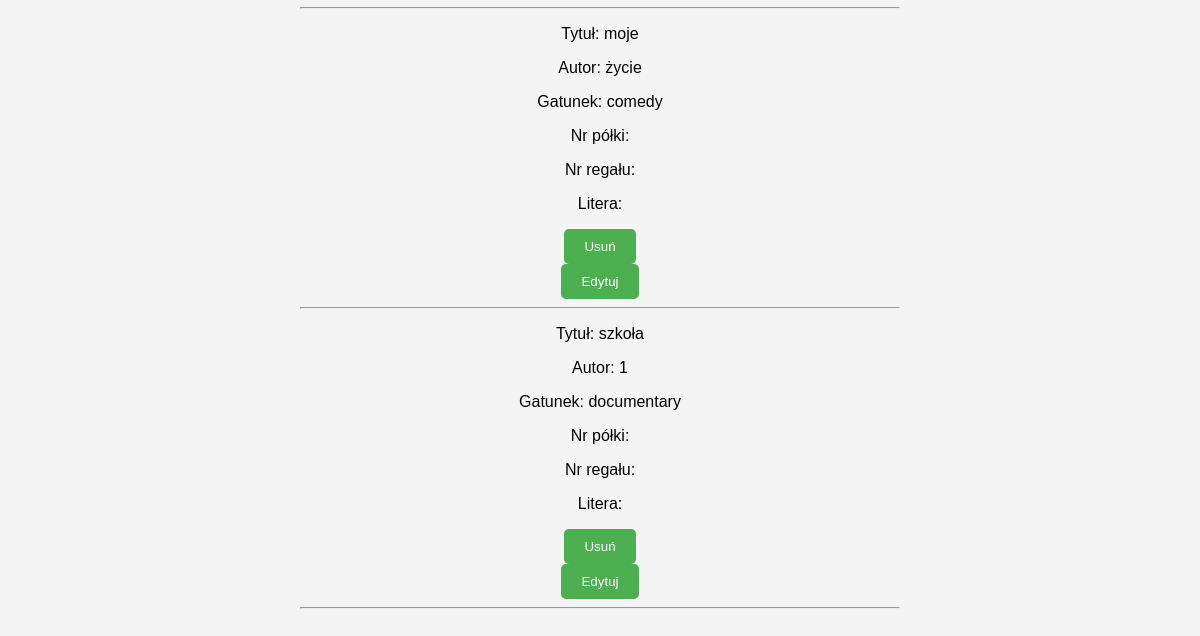
Before: /library.php (signed in, lower part) with the older database file.
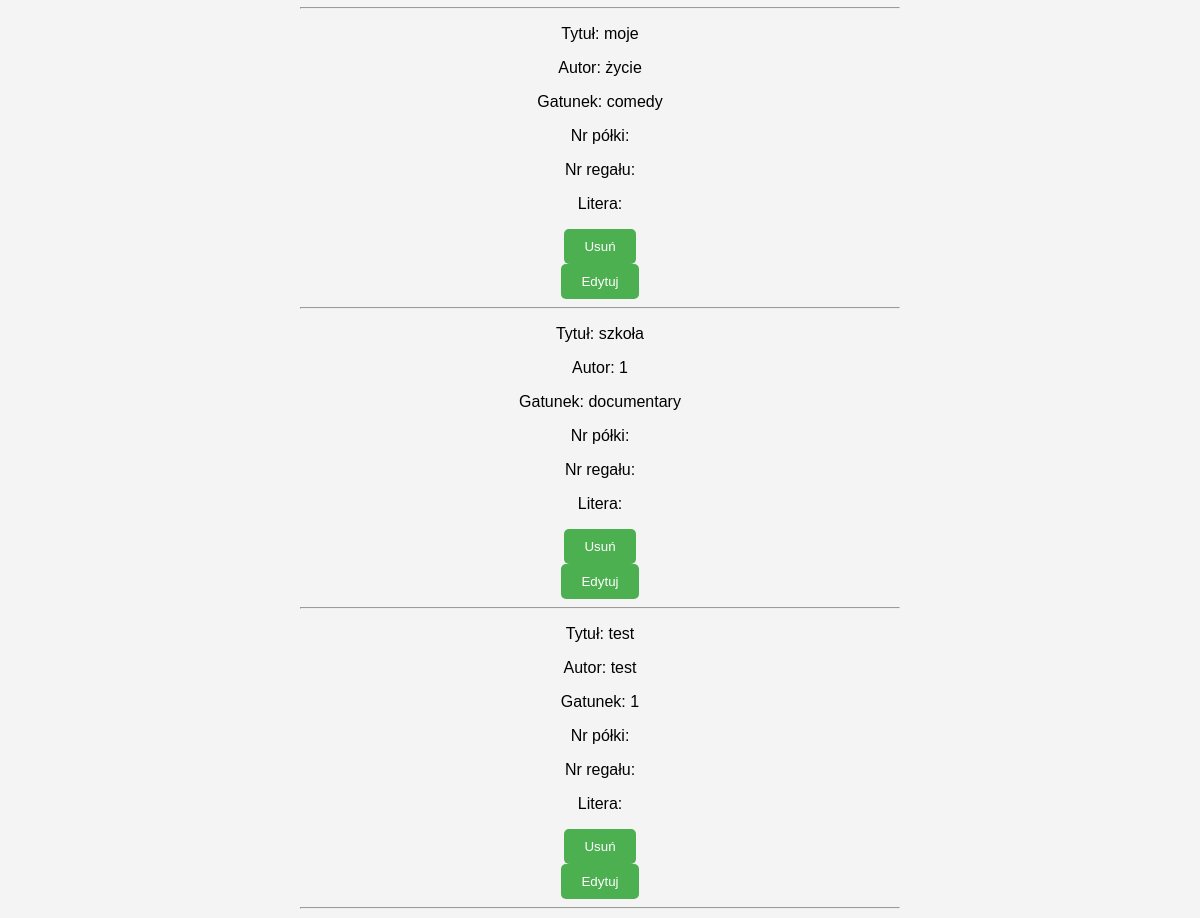
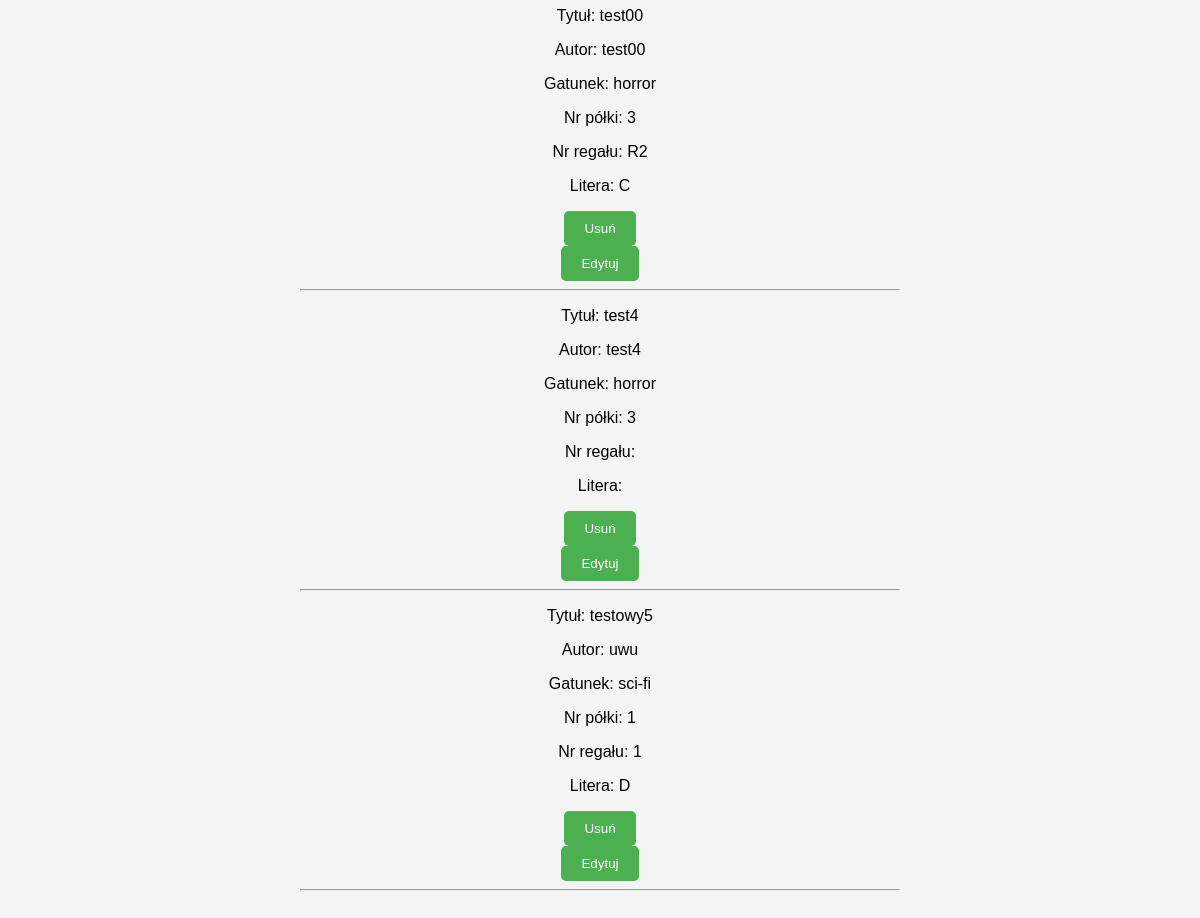
After: the same page with the newer database file (2 pictures, top to bottom).
### tables this page shows
CREATE TABLE `books` (
  `id` int(11) NOT NULL,
  `title` varchar(255) NOT NULL,
  `author` varchar(255) NOT NULL,
  `category` varchar(20) NOT NULL,
  `nr_polki` varchar(100) NOT NULL,
  `nr_regal` varchar(10) NOT NULL,
  `alphabet` varchar(5) NOT NULL
);

### library.php (the view, shortened to what this page needs)
<?php
$conn = new mysqli("localhost", "root", "", "library");
$sql = "SELECT * FROM books";
$result = $conn->query($sql);
$booksList = "";
if ($result->num_rows > 0) {
    while ($row = $result->fetch_assoc()) {
        $booksList .= "<p>Tytuł: " . $row["title"] . "</p>";
        $booksList .= "<p>Autor: " . $row["author"] . "</p>";
        $booksList .= "<p>Gatunek: " . $row["category"] . "</p>";
        $booksList .= "<p>Nr półki: " . $row["nr_polki"] . "</p>";
        $booksList .= "<p>Nr regału: " . $row["nr_regal"] . "</p>";
        $booksList .= "<p>Litera: " . $row["alphabet"] . "</p>";
        $booksList .= "<form action='library.php' method='GET'>";
        $booksList .= "<input type='hidden' name='delete' value='" . $row["id"] . "'>";
        $booksList .= "<button type='submit'>Usuń</button>";
        $booksList .= "</form>";
        $booksList .= "<button onclick='showEditForm(" . $row["id"] . ")'>Edytuj</button>";
        $booksList .= "<div id='edit-form-" . $row["id"] . "' style='display: none;'>";
        $booksList .= "<form action='library.php' method='POST'>";
        $booksList .= "<input type='hidden' name='book-id' value='" . $row["id"] . "'>";
        $booksList .= "<input type='text' name='new-author' placeholder='Nowy autor'>";
        $booksList .= "<input type='text' name='new-title' placeholder='Nowy tytuł'>";
        $booksList .= "<select name='new-category'>";
        $booksList .= "<option value='' disabled selected>Wybierz gatunek</option>";
        $booksList .= "<option value='fantasy'>Fantasy</option>";
        $booksList .= "<option value='horror'>Horror</option>";
        $booksList .= "<option value='sci-fi'>Sci-fi</option>";
        $booksList .= "<option value='comedy'>Komedia</option>";
        $booksList .= "<option value='documentary'>Dokument</option>";
        $booksList .= "</select>";
        $booksList .= "<select name='new-nr_polki'>";
        $booksList .= "<option value='' disabled selected>Wybierz nr półki</option>";
        $booksList .= "<option value='1'>1</option>";
        $booksList .= "<option value='2'>2</option>";
        $booksList .= "<option value='3'>3</option>";
        $booksList .= "<option value='4'>4</option>";
        $booksList .= "<option value='5'>5</option>";
        $booksList .= "</select>";
        $booksList .= "<select name='new-nr_regal'>";
        $booksList .= "<option value='' disabled selected>Wybierz nr regału</option>";
        $booksList .= "<option value='R1'>R1</option>";
        $booksList .= "<option value='R2'>R2</option>";
        $booksList .= "<option value='R3'>R3</option>";
        $booksList .= "<option value='R4'>R4</option>";
        $booksList .= "<option value='R5'>R5</option>";
        $booksList .= "</select>";
        $booksList .= "<select name='new-alphabet'>";
        $booksList .= "<option value='' disabled selected>Wybierz litere</option>";
        $booksList .= "<option value='A'>A</option>";
        $booksList .= "<option value='B'>B</option>";
        $booksList .= "<option value='C'>C</option>";
        $booksList .= "<option value='D'>D</option>";
        $booksList .= "<option value='E'>E</option>";
        $booksList .= "</select>";
        $booksList .= "<button type='submit' name='edit'>Zapisz</button>";
        $booksList .= "</form>";
        $booksList .= "</div>";
        $booksList .= "<hr>";
    }
} else {
    $booksList = "Brak książek w bibliotece.";
}
?>
<!DOCTYPE html>
<html>
<head>
    <link rel="stylesheet" type="text/css" href="style.css">
</head>
<body>
    <div class="container">
        <div class="books-container">
            <?php echo $booksList; ?>
        </div>
    </div>
</body>
</html>

Changed rows visible on the page:
added books: title "test", author "test", category "1"
added books: title "test00", author "test00", category "horror", nr_polki "3", nr_regal "R2", alphabet "C"
added books: title "test4", author "test4", category "horror", nr_polki "3"
added books: title "testowy5", author "uwu", category "sci-fi", nr_polki "1", nr_regal "1", alphabet "D"
